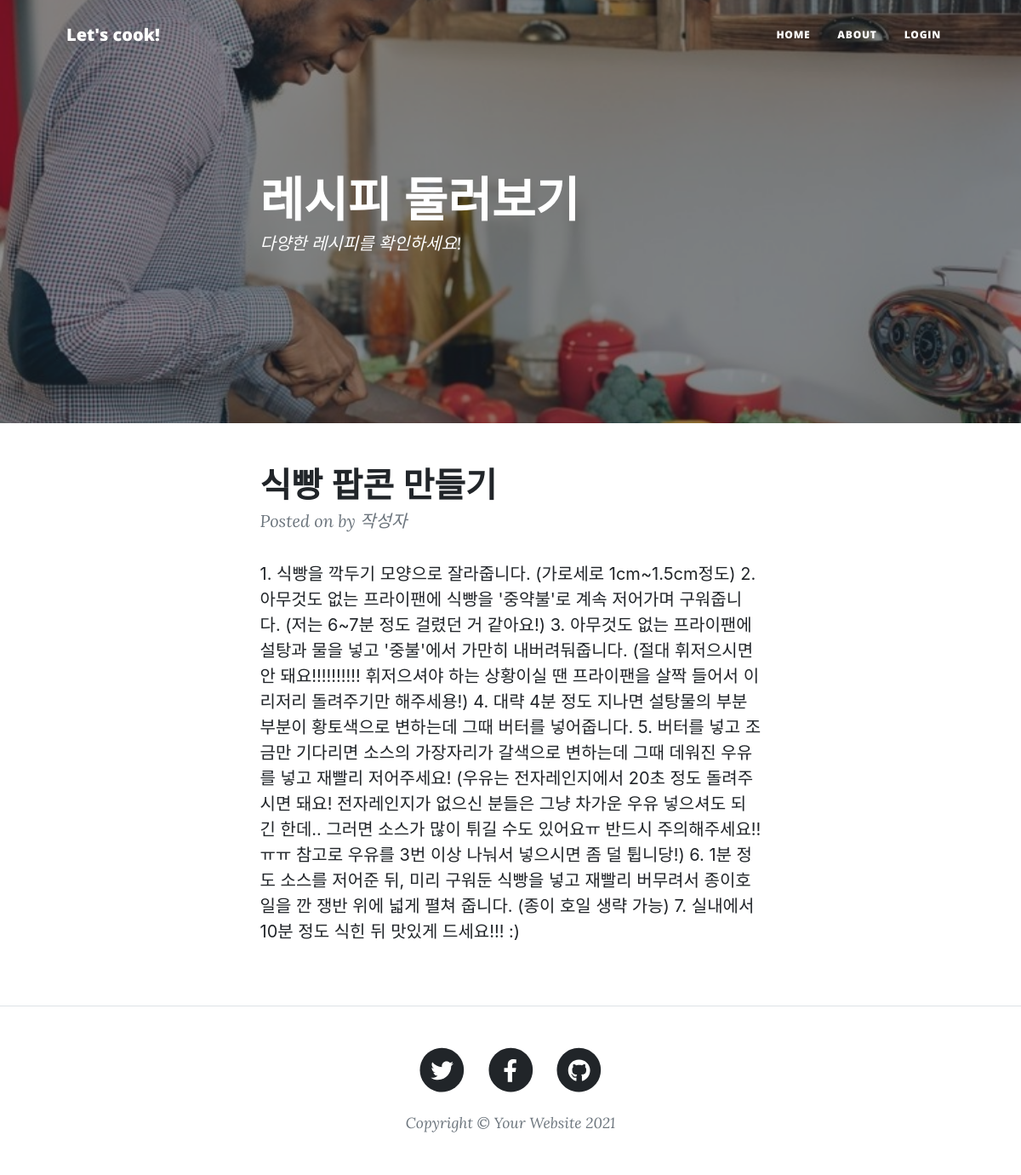
Page /recipe/1/ on the committed database.
### recipe/models.py (models this page shows, shortened)
class Recipe(models.Model):
    title = models.CharField(max_length=30)
    created_at = models.DateTimeField(auto_now_add=True)
    content = models.TextField()

### recipe/views.py (the view)
# urls.py: path('recipe/<int:pk>/', views.RecipeDetail.as_view()),
class RecipeDetail(DetailView):
    model = Recipe

### recipe/templates/recipe/recipe_detail.html (shortened to what this page needs)
<!DOCTYPE html>
{% load static %}
<html lang="en">
    <head>
        <link href="{% static 'recipe/css/styles.css' %}" rel="stylesheet" type="text/css" media="screen">
        <link href="{% static 'recipe/fonts/font1.css' %}" rel="stylesheet" type="text/css" rel="stylesheet">
        <link href="{% static 'recipe/fonts/font2.css' %}" rel="stylesheet" type="text/css" rel="stylesheet">
        <link href="css/styles.css" rel="stylesheet" />
    </head>
    <body>
        <nav class="navbar navbar-expand-lg navbar-light" id="mainNav">
            <div class="container px-4 px-lg-5">
                <a class="navbar-brand" href="https://sw-1918-share-your-recipe.run.goorm.io/">Let's cook!</a>
                <div class="collapse navbar-collapse" id="navbarResponsive">
                    <ul class="navbar-nav ms-auto py-4 py-lg-0">
                        <li class="nav-item"><a class="nav-link px-lg-3 py-3 py-lg-4" href="https://sw-1918-share-your-recipe.run.goorm.io/">Home<a></li>
                        <li class="nav-item"><a class="nav-link px-lg-3 py-3 py-lg-4" href="https://sw-1918-share-your-recipe.run.goorm.io/about/">About</a></li>
							 <li class="nav-item"><a class="nav-link px-lg-3 py-3 py-lg-4" href="https://sw-1918-share-your-recipe.run.goorm.io/login/">Login</a></li>
                    </ul>
                </div>
            </div>
        </nav>
        <header class="masthead" style="background-image: url({% static 'recipe/images/post-bg.jpg' %})">
            <div class="container position-relative px-4 px-lg-5">
                <div class="row gx-4 gx-lg-5 justify-content-center">
                    <div class="col-md-10 col-lg-8 col-xl-7">
                        <div class="post-heading">
                            <h1>레시피 둘러보기</h1>
                            <span class="meta">
                                다양한 레시피를 확인하세요!
                            </span>
                        </div>
                    </div>
                </div>
            </div>
        </header>
        <article class="mb-4">
            <div class="container px-4 px-lg-5">
                <div class="row gx-4 gx-lg-5 justify-content-center">
                    <div class="col-md-10 col-lg-8 col-xl-7">
                    <article id="post_area">
                        <header class="mb-4">
                            <h1 class="fw-bolder mb-1">{{ recipe.title }}</h1>
                            <div class="text-muted fst-italic mb-2">Posted on {{ post.created_at | date:"yyyy-m-d h:m:s" }} by 작성자</div>
                        </header>
                        <section class="mb-5">
                            <p>{{ recipe.content }}</p>
                        </section>
                    </article>
                    </div>
                </div>
            </div>
        </article>
        <footer class="border-top">
            <div class="container px-4 px-lg-5">
                <div class="row gx-4 gx-lg-5 justify-content-center">
                    <div class="col-md-10 col-lg-8 col-xl-7">
                        <ul class="list-inline text-center">
                            <li class="list-inline-item">
                                <a href="#!">
                                    <span class="fa-stack fa-lg">
                                        <i class="fas fa-circle fa-stack-2x"></i>
                                        <i class="fab fa-twitter fa-stack-1x fa-inverse"></i>
                                    </span>
                                </a>
                            </li>
                            <li class="list-inline-item">
                                <a href="#!">
                                    <span class="fa-stack fa-lg">
                                        <i class="fas fa-circle fa-stack-2x"></i>
                                        <i class="fab fa-facebook-f fa-stack-1x fa-inverse"></i>
                                    </span>
                                </a>
                            </li>
                            <li class="list-inline-item">
                                <a href="#!">
                                    <span class="fa-stack fa-lg">
                                        <i class="fas fa-circle fa-stack-2x"></i>
                                        <i class="fab fa-github fa-stack-1x fa-inverse"></i>
                                    </span>
                                </a>
                            </li>
                        </ul>
                        <div class="small text-center text-muted fst-italic">Copyright &copy; Your Website 2021</div>
                    </div>
                </div>
            </div>
        </footer>
    </body>
</html>

### rows in the picture
Recipe: title "식빵 팝콘 만들기", content "1. 식빵을 깍두기 모양으로 잘라줍니다. (가로세로 1cm~1.5cm정도) 2. 아무것도 없는 프라이팬에 식빵을 '중약불'로 계속 저어가며 구워줍니다. (저는 6~7분 정도 걸렸던 거 같아요!) 3. 아무것도 없는 프라이팬에 설탕과 물을 넣고 '중불'에서 가만히 내버려둬줍니다. (절대 휘저으시면 안 돼요!!!!!!!!!! 휘저으셔야 하는 상황이실 땐 프라이팬을 살짝 들어서 이리저리 돌려주기만 해주세용!) 4. 대략 4분 정도 지나면 설탕물의 부분부분이 황토색으로 변하는데 그때 버터를 넣어줍니다. 5. 버터를 넣고 조금만 기다리면 소스의 가장자리가 갈색으로 변하는데 그때 데워진 우유를 넣고 재빨리 저어주세요! (우유는 전자레인지에서 20초 정도 돌려주시면 돼요! 전자레인지가 없으신 분들은 그냥 차가운 우유 넣으셔도 되긴 한데.. 그러면 소스가 많이 튀길 수도 있어요ㅠ 반드시 주의해주세요!!ㅠㅠ 참고로 우유를 3번 이상 나눠서 넣으시면 좀 덜 튑니당!) 6. 1분 정도 소스를 저어준 뒤, 미리 구워둔 식빵을 넣고 재빨리 버무려서 종이호일을 깐 쟁반 위에 넓게 펼쳐 줍니다. (종이 호일 생략 가능) 7. 실내에서 10분 정도 식힌 뒤 맛있게 드세요!!! :)"
